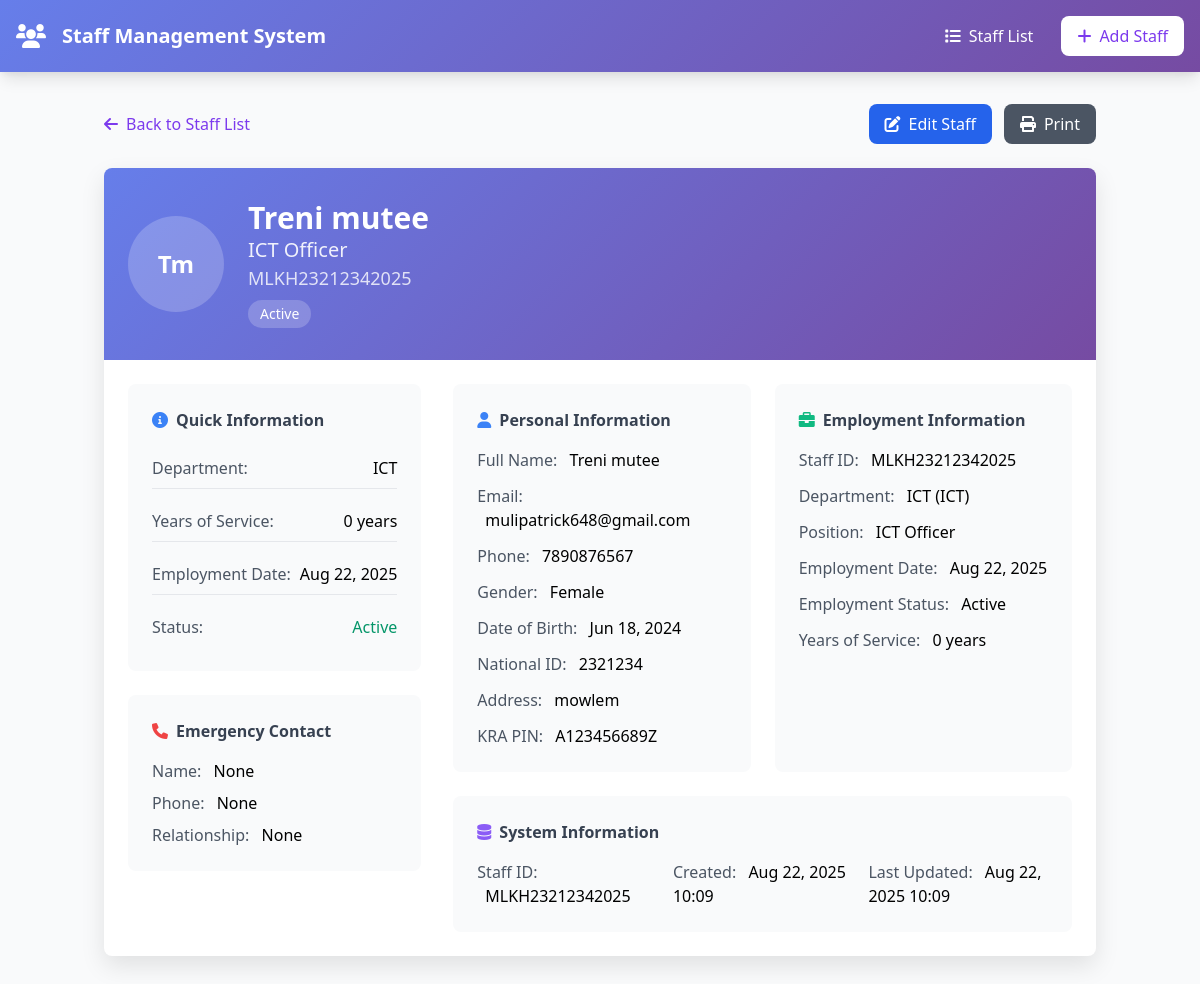
Page /staff/MLKH23212342025/ (signed in) on the committed database.
### core/models.py (models this page shows, shortened)
class Staff(models.Model):
    GENDER_CHOICES = [
        ('M', 'Male'),
        ('F', 'Female'),
        ('O', 'Other'),
    ]
    EMPLOYMENT_STATUS_CHOICES = [
        ('ACTIVE', 'Active'),
        ('INACTIVE', 'Inactive'),
        ('TERMINATED', 'Terminated'),
        ('RETIRED', 'Retired'),
    ]
    EMPLOYMENT_CATEGORY_CHOICES = [
        ('LOCUM', 'Locum'),
        ('CASUAL', 'Casual'),
    ]
    user = models.OneToOneField(User, on_delete=models.CASCADE, null=True, blank=True, verbose_name=_("User Account"))
    first_name = models.CharField(max_length=50, verbose_name=_("First Name"))
    middle_name = models.CharField(max_length=50, blank=True, null=True, verbose_name=_("Middle Name"))
    last_name = models.CharField(max_length=50, verbose_name=_("Last Name"))
    email = models.EmailField(unique=True, verbose_name=_("Email"))
    phone = models.CharField(max_length=15, verbose_name=_("Phone Number"))
    gender = models.CharField(max_length=1, choices=GENDER_CHOICES, verbose_name=_("Gender"))
    date_of_birth = models.DateField(verbose_name=_("Date of Birth"))
    national_id = models.CharField(max_length=20, unique=True, verbose_name=_("National ID"))
    address = models.TextField(verbose_name=_("Address"))
    department = models.ForeignKey(Department, on_delete=models.CASCADE, related_name='staff_members', verbose_name=_("Department"))
    position = models.CharField(max_length=100, verbose_name=_("Position"))
    employment_date = models.DateField(verbose_name=_("Employment Date"))
    employment_status = models.CharField(
        max_length=20,
        choices=EMPLOYMENT_STATUS_CHOICES,
        default='ACTIVE',
        verbose_name=_("Employment Status")
    )
    employment_category = models.CharField(max_length=20, choices=EMPLOYMENT_CATEGORY_CHOICES)
    salary = models.DecimalField(max_digits=10, decimal_places=2, blank=True, null=True, verbose_name=_("Salary"))
    emergency_contact_name = models.CharField(max_length=100, blank=True, null=True, verbose_name=_("Emergency Contact Name"))
    emergency_contact_phone = models.CharField(max_length=15, blank=True, null=True, verbose_name=_("Emergency Contact Phone"))
    emergency_contact_relationship = models.CharField(max_length=50, blank=True, null=True, verbose_name=_("Emergency Contact Relationship"))
    kra_pin = models.CharField(
        max_length=11,
        unique=True,
        blank=True,
        null=True,
        validators=[RegexValidator(r'^[A-Za-z][0-9]{9}[A-Za-z]$', 'KRA PIN must be 11 characters: 1 letter, 9 digits, 1 letter')],
        verbose_name=_("KRA PIN")
    )
    unique_id = models.CharField(max_length=30, unique=True, editable=False, verbose_name=_("Unique ID"))
    is_admin = models.BooleanField(default=False, verbose_name=_("Is Admin"))
    created_at = models.DateTimeField(auto_now_add=True)
    updated_at = models.DateTimeField(auto_now=True)
    @property
    def full_name(self):
        if self.middle_name:
            return f"{self.first_name} {self.middle_name} {self.last_name}"
        return f"{self.first_name} {self.last_name}"
    @property
    def years_of_service(self):
        current_date = timezone.now().date()
        years = current_date.year - self.employment_date.year
        if (current_date.month, current_date.day) < (self.employment_date.month, self.employment_date.day):
            years -= 1
        return max(0, years)
    class Meta:
        ordering = ['unique_id']
        verbose_name_plural = "Staff"

class Department(models.Model):
    name = models.CharField(max_length=100, unique=True, verbose_name=_("Department Name"))
    code = models.CharField(
        max_length=3,
        unique=True,
        validators=[RegexValidator(r'^[A-Z]{3}$', 'Code must be 3 uppercase letters')],
        verbose_name=_("Department Code")
    )
    description = models.TextField(blank=True, null=True, verbose_name=_("Description"))
    created_at = models.DateTimeField(auto_now_add=True)
    updated_at = models.DateTimeField(auto_now=True)
    class Meta:
        ordering = ['name']

### core/views.py (the view)
# urls.py: path('staff/<str:unique_id>/', views.staff_detail, name='staff_detail'),
@login_required
def staff_detail(request, unique_id):
    staff = get_object_or_404(Staff, unique_id=unique_id)
    return render(request, 'staff_detail.html', {'staff': staff})

### templates/staff_detail.html (shortened to what this page needs)
{% extends 'base.html' %}
{% block content %}
<div class="container mx-auto px-4 py-8">
    <div class="max-w-6xl mx-auto">
        <div class="flex justify-between items-center mb-6">
            <div class="flex items-center space-x-4">
                <a href="{% url 'core:staff_list' %}" class="text-purple-600 hover:text-purple-800">
                    <i class="fas fa-arrow-left mr-2"></i>Back to Staff List
                </a>
            </div>
            <div class="flex space-x-3">
                <a href="{% url 'core:staff_update' staff.unique_id %}" class="bg-blue-600 text-white px-4 py-2 rounded-lg hover:bg-blue-700 transition duration-200">
                    <i class="fas fa-edit mr-2"></i>Edit Staff
                </a>
                <button onclick="window.print()" class="bg-gray-600 text-white px-4 py-2 rounded-lg hover:bg-gray-700 transition duration-200">
                    <i class="fas fa-print mr-2"></i>Print
                </button>
            </div>
        </div>
        <div class="bg-white rounded-lg card-shadow overflow-hidden">
            <div class="gradient-bg text-white px-6 py-8">
                <div class="flex items-center space-x-6">
                    <div class="h-24 w-24 rounded-full bg-white bg-opacity-20 flex items-center justify-center">
                        <span class="text-white text-2xl font-bold">
                            {{ staff.first_name.0 }}{{ staff.last_name.0 }}
                        </span>
                    </div>
                    <div>
                        <h1 class="text-3xl font-bold">{{ staff.full_name }}</h1>
                        <p class="text-xl opacity-90">{{ staff.position }}</p>
                        <p class="text-lg opacity-80">{{ staff.unique_id }}</p>
                        <span class="inline-flex items-center px-3 py-1 rounded-full text-sm font-medium bg-white bg-opacity-20 mt-2">
                            {{ staff.get_employment_status_display }}
                        </span>
                    </div>
                </div>
            </div>
            <div class="p-6">
                <div class="grid grid-cols-1 lg:grid-cols-3 gap-8">
                    <div class="lg:col-span-1">
                        <div class="bg-gray-50 p-6 rounded-lg mb-6">
                            <h3 class="font-semibold text-gray-700 mb-4 flex items-center">
                                <i class="fas fa-info-circle mr-2 text-blue-500"></i>Quick Information
                            </h3>
                            <div class="space-y-3">
                                <div class="flex justify-between items-center py-2 border-b border-gray-200">
                                    <span class="text-gray-600">Department:</span>
                                    <span class="font-medium">{{ staff.department.name }}</span>
                                </div>
                                <div class="flex justify-between items-center py-2 border-b border-gray-200">
                                    <span class="text-gray-600">Years of Service:</span>
                                    <span class="font-medium">{{ staff.years_of_service }} years</span>
                                </div>
                                <div class="flex justify-between items-center py-2 border-b border-gray-200">
                                    <span class="text-gray-600">Employment Date:</span>
                                    <span class="font-medium">{{ staff.employment_date|date:"M d, Y" }}</span>
                                </div>
                                <div class="flex justify-between items-center py-2">
                                    <span class="text-gray-600">Status:</span>
                                    <span class="font-medium text-green-600">{{ staff.get_employment_status_display }}</span>
                                </div>
                            </div>
                        </div>
                        <div class="bg-gray-50 p-6 rounded-lg">
                            <h3 class="font-semibold text-gray-700 mb-4 flex items-center">
                                <i class="fas fa-phone mr-2 text-red-500"></i>Emergency Contact
                            </h3>
                            <div class="space-y-2">
                                <div><span class="text-gray-600">Name:</span> <span class="ml-2 font-medium">{{ staff.emergency_contact_name }}</span></div>
                                <div><span class="text-gray-600">Phone:</span> <span class="ml-2 font-medium">{{ staff.emergency_contact_phone }}</span></div>
                                <div><span class="text-gray-600">Relationship:</span> <span class="ml-2 font-medium">{{ staff.emergency_contact_relationship }}</span></div>
                            </div>
                        </div>
                    </div>
                    <div class="lg:col-span-2">
                        <div class="grid grid-cols-1 md:grid-cols-2 gap-6">
                            <div class="bg-gray-50 p-6 rounded-lg">
                                <h3 class="font-semibold text-gray-700 mb-4 flex items-center">
                                    <i class="fas fa-user mr-2 text-blue-500"></i>Personal Information
                                </h3>
                                <div class="space-y-3">
                                    <div><span class="text-gray-600">Full Name:</span> <span class="ml-2 font-medium">{{ staff.full_name }}</span></div>
                                    <div><span class="text-gray-600">Email:</span> <span class="ml-2 font-medium">{{ staff.email }}</span></div>
                                    <div><span class="text-gray-600">Phone:</span> <span class="ml-2 font-medium">{{ staff.phone }}</span></div>
                                    <div><span class="text-gray-600">Gender:</span> <span class="ml-2 font-medium">{{ staff.get_gender_display }}</span></div>
                                    <div><span class="text-gray-600">Date of Birth:</span> <span class="ml-2 font-medium">{{ staff.date_of_birth|date:"M d, Y" }}</span></div>
                                    <div><span class="text-gray-600">National ID:</span> <span class="ml-2 font-medium">{{ staff.national_id }}</span></div>
                                    <div><span class="text-gray-600">Address:</span> <span class="ml-2 font-medium">{{ staff.address }}</span></div>
                                    <div><span class="text-gray-600">KRA PIN:</span> <span class="ml-2 font-medium">{{ staff.kra_pin|default:"Not provided" }}</span></div>
                                </div>
                            </div>
                            <div class="bg-gray-50 p-6 rounded-lg">
                                <h3 class="font-semibold text-gray-700 mb-4 flex items-center">
                                    <i class="fas fa-briefcase mr-2 text-green-500"></i>Employment Information
                                </h3>
                                <div class="space-y-3">
                                    <div><span class="text-gray-600">Staff ID:</span> <span class="ml-2 font-medium">{{ staff.unique_id }}</span></div>
                                    <div><span class="text-gray-600">Department:</span> <span class="ml-2 font-medium">{{ staff.department.name }} ({{ staff.department.code }})</span></div>
                                    <div><span class="text-gray-600">Position:</span> <span class="ml-2 font-medium">{{ staff.position }}</span></div>
                                    <div><span class="text-gray-600">Employment Date:</span> <span class="ml-2 font-medium">{{ staff.employment_date|date:"M d, Y" }}</span></div>
                                    <div><span class="text-gray-600">Employment Status:</span> <span class="ml-2 font-medium">{{ staff.get_employment_status_display }}</span></div>
                                    <div><span class="text-gray-600">Years of Service:</span> <span class="ml-2 font-medium">{{ staff.years_of_service }} years</span></div>
                                </div>
                            </div>
                            <div class="bg-gray-50 p-6 rounded-lg md:col-span-2">
                                <h3 class="font-semibold text-gray-700 mb-4 flex items-center">
                                    <i class="fas fa-database mr-2 text-purple-500"></i>System Information
                                </h3>
                                <div class="grid grid-cols-1 md:grid-cols-3 gap-4">
                                    <div><span class="text-gray-600">Staff ID:</span> <span class="ml-2 font-medium">{{ staff.unique_id }}</span></div>
                                    <div><span class="text-gray-600">Created:</span> <span class="ml-2 font-medium">{{ staff.created_at|date:"M d, Y H:i" }}</span></div>
                                    <div><span class="text-gray-600">Last Updated:</span> <span class="ml-2 font-medium">{{ staff.updated_at|date:"M d, Y H:i" }}</span></div>
                                </div>
                            </div>
                        </div>
                    </div>
                </div>
            </div>
        </div>
    </div>
</div>
{% endblock %}

### templates/base.html (style rules this page uses)
.gradient-bg { background: linear-gradient(135deg, #667eea 0%, #764ba2 100%); }
.card-shadow { box-shadow: 0 10px 25px rgba(0,0,0,0.1); }

### rows in the picture
Staff: first_name.0 "T", last_name.0 "m", full_name "Treni mutee", position "ICT Officer", unique_id "MLKH23212342025", employment_status "Active", department.name "ICT", years_of_service "0", employment_date "Aug 22, 2025", emergency_contact_name "None", emergency_contact_phone "None", emergency_contact_relationship "None", email "mulipatrick648@gmail.com", phone "7890876567", gender "Female", date_of_birth "Jun 18, 2024", national_id "2321234", address "mowlem", kra_pin "A123456689Z", department.code "ICT", created_at "Aug 22, 2025 10:09", updated_at "Aug 22, 2025 10:09"
